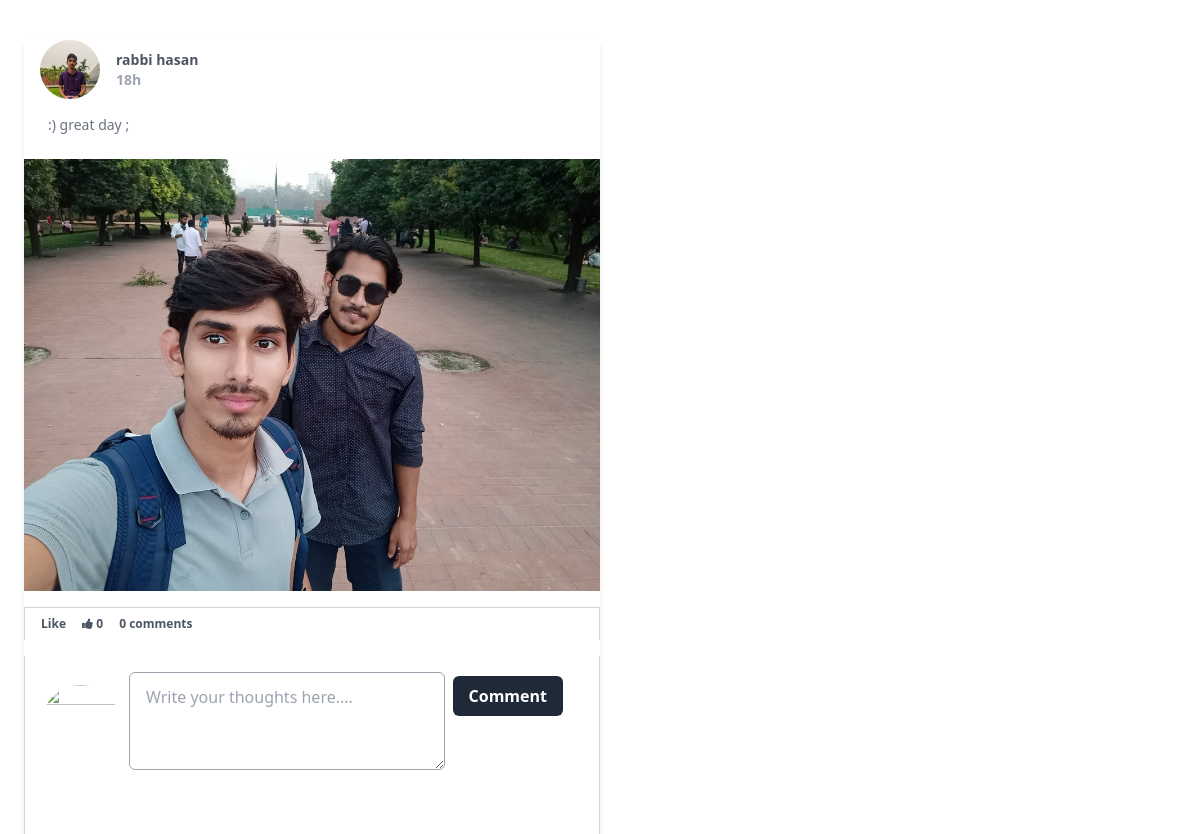
The page /status.php?id=26 on the database as committed earlier.
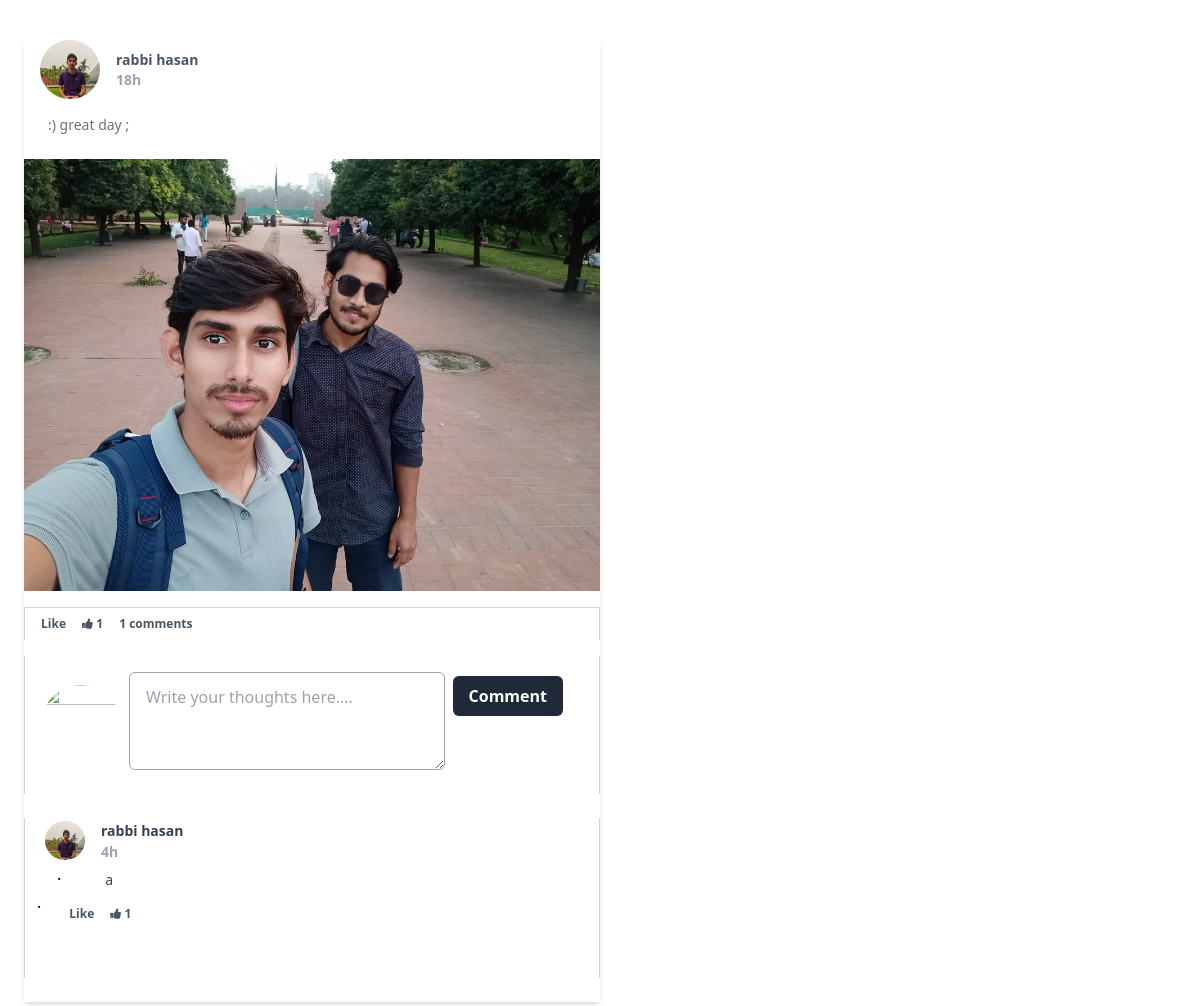
The same page on the database as committed later.
### tables this page shows
CREATE TABLE `status_comments` (
  `status_id` int(11) NOT NULL,
  `comment_id` int(11) NOT NULL,
  `comment_owner` varchar(11) NOT NULL,
  `comment_desc` varchar(11) NOT NULL,
  `comment_date` timestamp NOT NULL DEFAULT current_timestamp()
);

CREATE TABLE `user_info` (
  `username` varchar(15) NOT NULL,
  `first_name` varchar(150) NOT NULL,
  `last_name` varchar(150) NOT NULL,
  `gender` varchar(15) NOT NULL,
  `email` varchar(200) NOT NULL,
  `phone_no` int(15) NOT NULL,
  `date_of_birth` date NOT NULL,
  `address` varchar(200) NOT NULL,
  `password` varchar(200) NOT NULL,
  `profile_pic` varchar(255) NOT NULL
);

### time.php (called while the page is built, shortened)
<?php
function  time_con($time) {
  $dbDate = new DateTime($time);
  $currDate = new DateTime();
  $interval = $currDate->diff($dbDate);
  $days_i = $interval->d;
  $hour_i  = $interval->h;
  $formated_time = "";
  if($days_i == 0){
     if($hour_i === 0){
      $formated_time  = $interval->m."m ";
    }
    else{
      $formated_time  = $interval->h."h ";
   }
    }
else{
   $formated_time  = $interval->d."d ".$interval->h."h";
   }
   return $formated_time;
}
;?>

### status.php (the view, shortened to what the changed rows need)
<?php require_once "header.php"; ?>
<?php require_once "db.php"; ?>
<?php require_once "time.php"; ?>
<div class="mx-6">      <?php
    if (isset($_GET["id"])) {
        $status_id=$_GET["id"];
        $username = $_SESSION["username"];
        $sql = "SELECT first_name,last_name,username, profile_pic, status_id,status_owner,status_content,status_image,status_date, (SELECT COUNT(*) from `status_likes` WHERE status_id = $status_id)'total_likes',(SELECT COUNT(*) from `status_comments` WHERE status_id = $status_id)'total_comments' FROM `status`  LEFT JOIN `user_info`  ON   status.status_owner=user_info.username  WHERE status_id = $status_id  ";
        $result = mysqli_query($conn, $sql);
        $owner_profile_pic = "SELECT profile_pic from user_info where username='$username'";
        $profile_pic_res =mysqli_query($conn, $owner_profile_pic);
        $result_profile_pic=mysqli_fetch_array($profile_pic_res);
        $row = mysqli_fetch_array($result) ;
        $status_date = time_con($row["status_date"]);
            echo
            '<div class= "mt-10    	max-w-xl	shadow-md	">
            <div class="mx-4 mb-2 mt-6   block  text-sm text-gray-600 font-semibold   flex   justify-between ">
            <div class="flex items-center ">
            <img class="rounded-full" src="'.$row["profile_pic"].'" height=60 width=60/> <div  class="flex-col"><a class="mx-4 text-md  "  href="/profile.php?username='.$row["status_owner"].'">'.$row["first_name"].' '.$row["last_name"].' </a> <div class="mx-4 text-sm text-gray-400 ">'.$status_date.'</div></div></div>
             </div>
            <p class=" mx-6 mt-4 text-sm text-gray-500">
            '.$row["status_content"].' ;
            </p>
            <br/>';
            if ($row["status_image"]!='') { echo '<img src="'.$row["status_image"].'"  width=600 height=400 />' ; }
            echo'
            <div class="flex mx-auto mt-4 mb-4 px-4 border-l border-r border-t p-2 border-gray-300 "><a class="pr-4 text-xs text-gray-600 font-semibold" href="like.php?id='.$row["status_id"].'"> Like </a><a href="#" class="pr-4 text-xs text-gray-600 font-semibold"><i class="fa fa-thumbs-up" aria-hidden="true"></i>            '.$row["total_likes"].' </a><a href="/status.php?id='.$row["status_id"].'" class=" pr-4  text-xs text-gray-600 font-semibold ">'.$row["total_comments"].' comments </a></div>
            <div class=" p-4 flex border-x border-gray-300 ">
            <div class="content-center	">
            <img class="rounded-full" src="'.$result_profile_pic["profile_pic"].'" height=80 width=80/>
             </div>
            <form class="mx-2 w-full" action="status.php?id='.$status_id.'" method="POST"  enctype="multipart/form-data">
            <div class="flex   ">
            <div class="w-full"><textarea name="comment_desc" type = "text" rows="3" class="block  w-full border border-b px-4 py-3 rounded-md mb-2  border-gray-400 " placeholder="Write your thoughts here.... "/></textarea></div>
<div class="mx-1"><button type="submit" class="mx-2 mt-1 ml-1 block px-4 py-2 rounded-md bg-gray-800 text-white text-md font-semibold">Comment</button></div>
</div>
</form >
</div>
<div class="border-x border-gray-300 pb-10">
         ';
           $comments_sql = "SELECT first_name,last_name,username, profile_pic, comment_id,comment_owner,comment_desc,comment_date,(SELECT count(*) from `comment_likes` where comment_id  = S.comment_id )total_likes  FROM `status_comments` as S LEFT JOIN `user_info`  ON   S.comment_owner=user_info.username  WHERE status_id = $status_id  " ;
           $comment_res = mysqli_query($conn,$comments_sql) ;
           while($cmt = mysqli_fetch_array($comment_res) ){
            $comment_date = time_con($cmt["comment_date"]);
             echo'
             <div class="mx-5 mt-6 "> <div class="flex items-center">
             <img class="rounded-full" src="'.$cmt["profile_pic"].'" height=40 width=40/> <div  class="flex-col"><a class="mx-4 text-sm font-semibold text-gray-700 "  href="/profile.php?username='.$cmt["comment_owner"].'">'.$cmt["first_name"].' '.$cmt["last_name"].' </a> <div class="mx-4 text-sm text-gray-400 font-semibold ">'.$comment_date.'</div></div></div>
              <div class="flex"><div class="px-3 ">.</div>
              <p class="mx-8 mt-2 text-sm  text-gray-700 "> '.$cmt["comment_desc"].'</p></div> </div>
              <div class="flex"><div class="px-3 ">.</div>
              <div class="flex  mt-4 mb-4 px-4">
<a class="pr-4 text-xs text-gray-600 font-semibold" href="comment_like.php?id='.$cmt["comment_id"].'&status_id='.$status_id.'"> Like </a><a href="/liked.php?id='.$cmt["comment_id"].'&comment" class="pr-4 text-xs text-gray-600 font-semibold"><i class="fa fa-thumbs-up" aria-hidden="true"></i>            '.$cmt["total_likes"].'</div>
</div></div>
             ';
           }
echo  '</div></div>';
}
?>
</div>
<?php require_once "footer.php"; ?>

Rows that differ between the two databases and show on the page:
added status_comments: comment_owner.profile_pic (picture), comment_owner.first_name "rabbi", comment_owner.last_name "hasan", comment_date "4h", comment_desc "a", total_likes "1"
Other text that changed with them:
$row["total_likes"]: "0" → "1"
$row["total_comments"]: "0" → "1"
